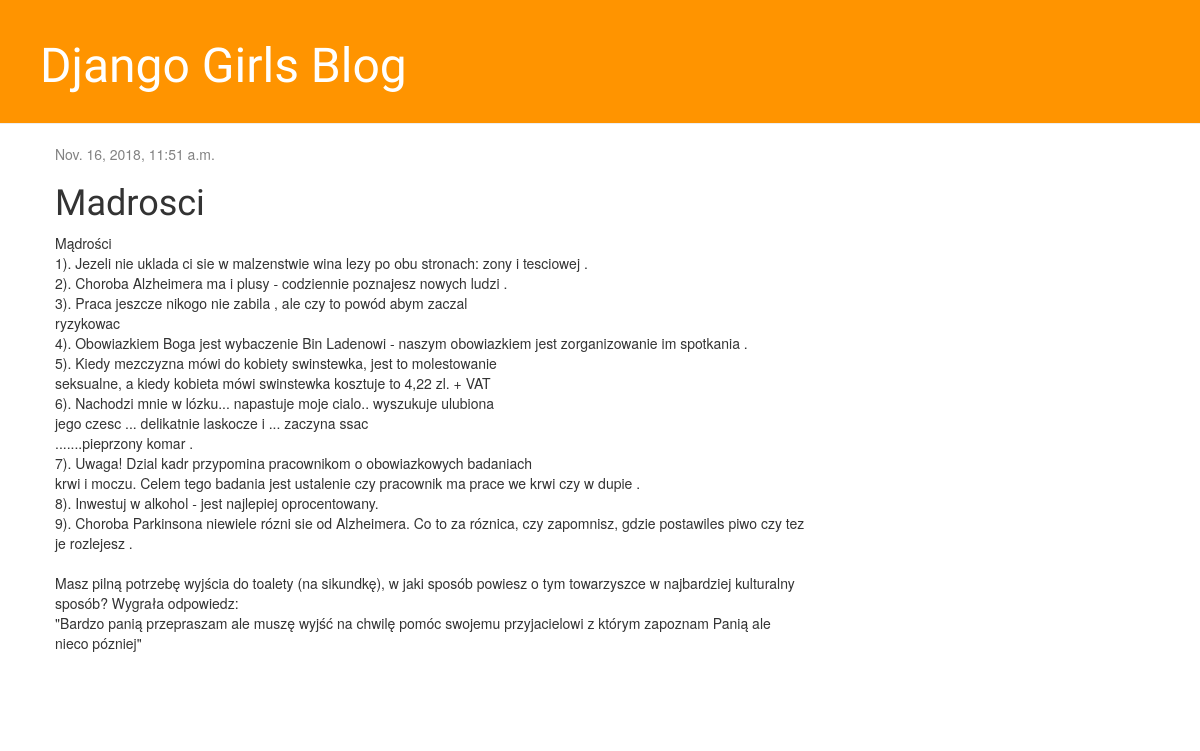
The app's page /post/2/ with its own data.
### blog/models.py (models this page shows, shortened)
class Post(models.Model):
    author = models.ForeignKey('auth.User', on_delete=models.CASCADE)
    title = models.CharField(max_length=200)
    text = models.TextField()
    created_date = models.DateTimeField(
            default=timezone.now)
    published_date = models.DateTimeField(
            blank=True, null=True)

### blog/views.py (the view)
# urls.py: path('post/<int:pk>/', views.post_detail, name='post_detail'),
def post_detail(request, pk):
    post = get_object_or_404(Post, pk=pk)
    return render(request, 'blog/post_detail.html', {'post': post})

### blog/templates/blog/post_detail.html (shortened to what this page needs)
{% extends 'blog/base.html' %}
{% block content %}
    <div class="post">
        {% if post.published_date %}
            <div class="date">
                {{ post.published_date }}
            </div>
        {% endif %}
        <h1>{{ post.title }}</h1>
        <p>{{ post.text|linebreaksbr }}</p>
    </div>
{% endblock %}

### blog/static/css/blog.css (style rules this page uses)
h1, h2, h3, h4 { font-family: 'Lobster', cursive; }
.date { color: #828282; }
.post { margin-bottom: 70px; }

### records on screen
Post: published_date "Nov. 16, 2018, 11:51 a.m.", title "Madrosci", text "Mądrości 1). Jezeli nie uklada ci sie w malzenstwie wina lezy po obu stronach: zony i tesciowej . 2). Choroba Alzheimera ma i plusy - codziennie poznajesz nowych ludzi . 3). Praca jeszcze nikogo nie zabila , ale czy to powód abym zaczal ryzykowac 4). Obowiazkiem Boga jest wybaczenie Bin Ladenowi - naszym obowiazkiem jest zorganizowanie im spotkania . 5). Kiedy mezczyzna mówi do kobiety swinstewka, jest to molestowanie seksualne, a kiedy kobieta mówi swinstewka kosztuje to 4,22 zl. + VAT 6). Nachodzi mnie w lózku... napastuje moje cialo.. wyszukuje ulubiona jego czesc ... delikatnie laskocze i ... zaczyna ssac .......pieprzony komar . 7). Uwaga! Dzial kadr przypomina pracownikom o…"
